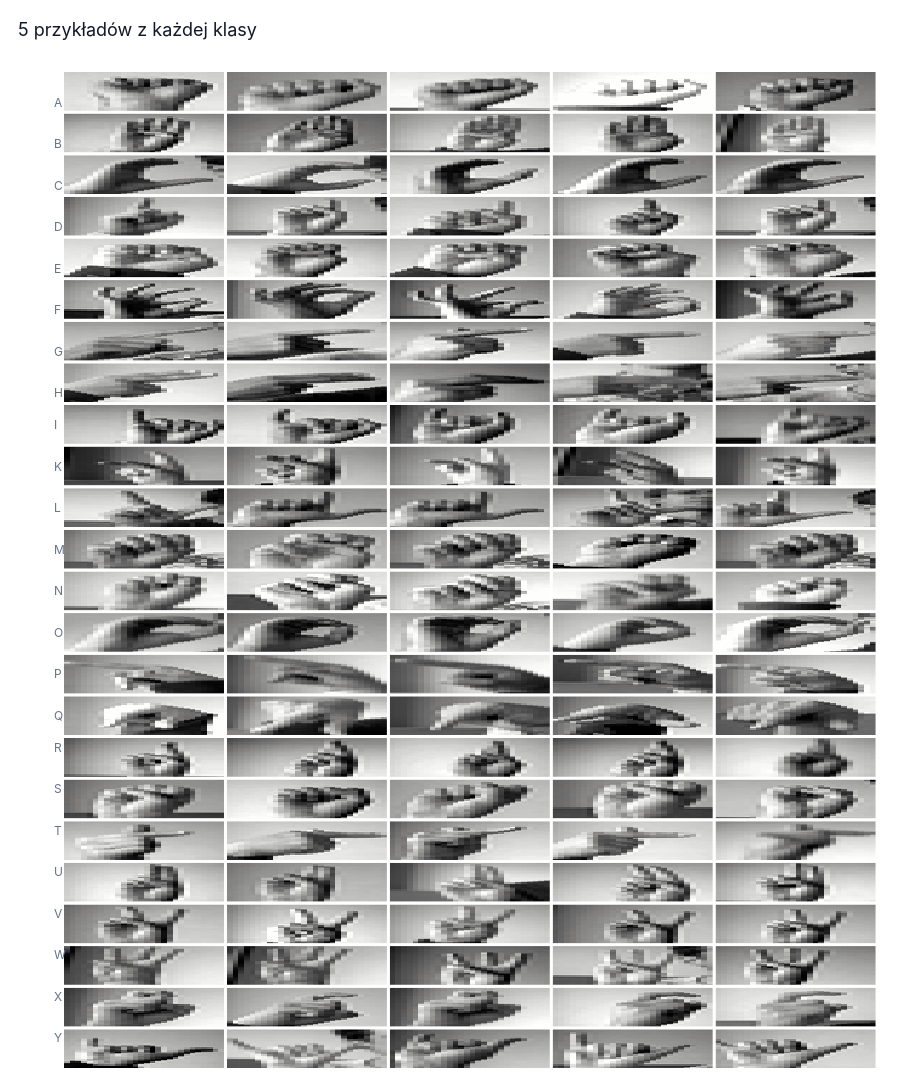
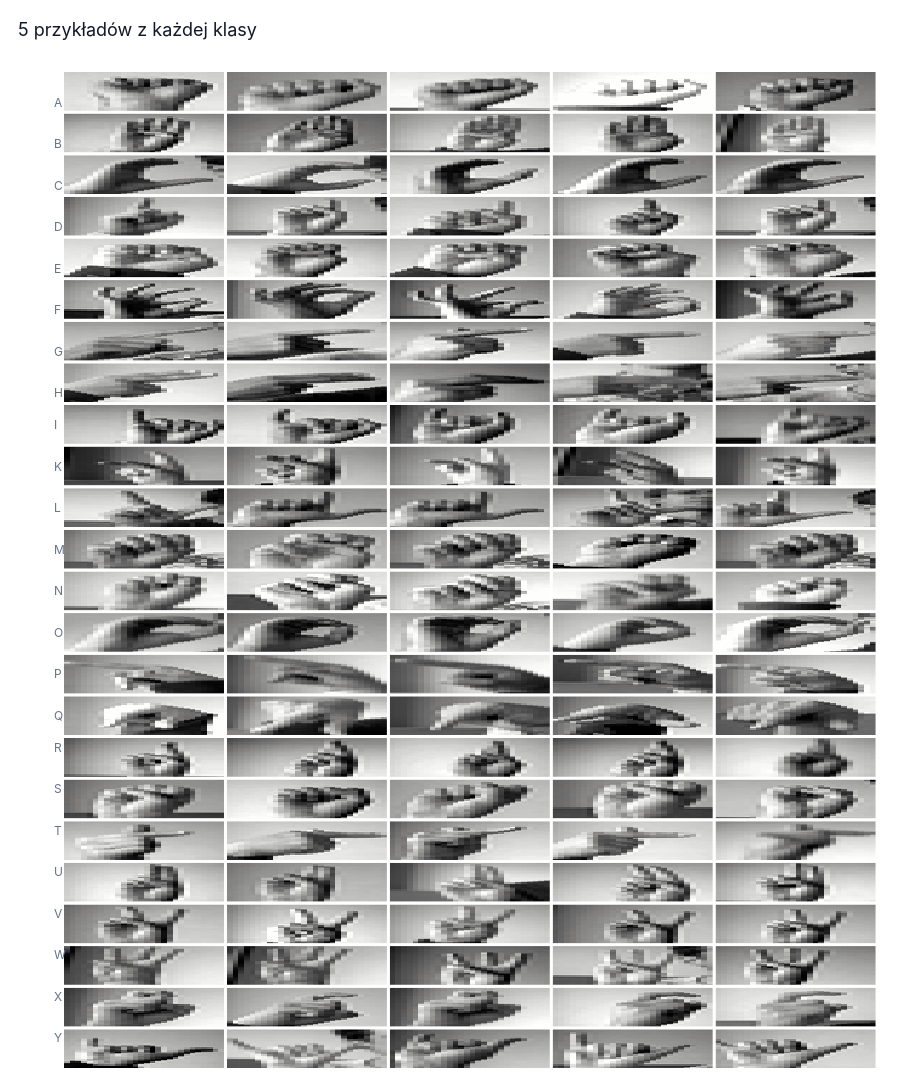

The code cell stored with these charts, in order, in its notebook:
### Code cell
plot_label_samples(
    train_df,
    samples_per_class=5,
    title="5 przykładów z każdej klasy",
)
